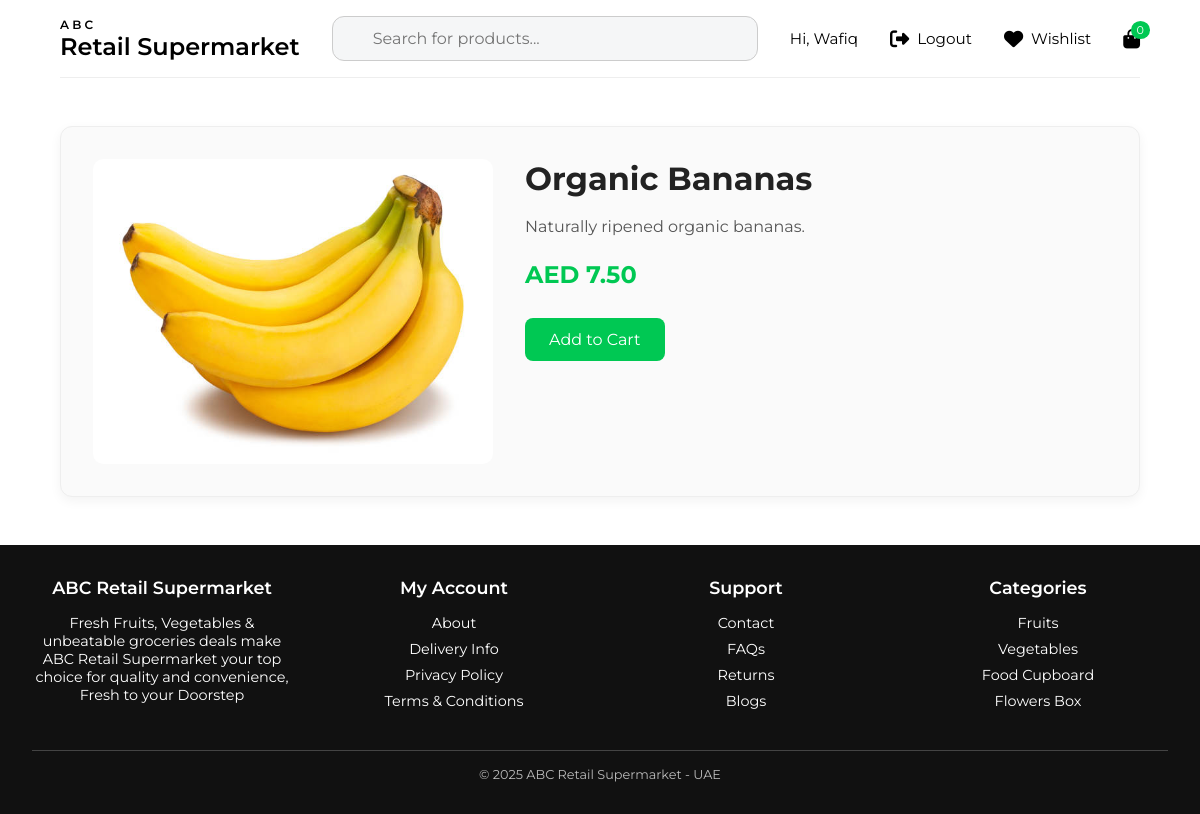
Screenshot of /product.php?id=2 (signed in) with the database file from the repository.
### tables this page shows
CREATE TABLE `products` (
  `id` int(11) NOT NULL,
  `name` varchar(255) NOT NULL,
  `description` text DEFAULT NULL,
  `price` decimal(10,2) NOT NULL,
  `image` varchar(255) NOT NULL,
  `category` varchar(50) NOT NULL,
  `category_id` int(11) NOT NULL
);

### php/functions.php (called while the page is built, shortened)
<?php
function isLoggedIn() {
  return isset($_SESSION['user_id']);
}
function cartItemCount() {
  if (!isset($_SESSION['cart'])) return 0;
  return array_sum($_SESSION['cart']);
}
?>

### product.php (the view, shortened to what this page needs)
<?php
include 'php/db.php';
include 'php/functions.php';
$id = intval($_GET['id']);
$stmt = $pdo->prepare('SELECT * FROM products WHERE id = ?');
$stmt->execute([$id]);
$product = $stmt->fetch();
?>
<!DOCTYPE html>
<html lang="en">
<head>
<link rel="stylesheet" href="css/styles.css" />
  <link rel="stylesheet" href="https://cdnjs.cloudflare.com/ajax/libs/font-awesome/6.4.0/css/all.min.css" />
</head>
<body>
<header class="container">
  <div class="logo">
    <span>ABC</span>
    <a href="index.php">Retail Supermarket</a>
  </div>
  <div class="search-bar" style="position: relative; flex-grow: 1; margin: 0 2rem;">
    <form id="search-form" action="search.php" method="GET" style="width: 100%;" autocomplete="off">
      <input type="text" id="search-input" name="query" placeholder="Search for products..." required />
    </form>
  </div>
  <div class="header-icons">
    <?php if (!isLoggedIn()): ?>
      <a href="login.php"><i class="fas fa-user"></i> Sign In</a>
    <?php else: ?>
      <span>Hi, <?php echo htmlspecialchars($_SESSION['username']); ?></span>
      <a href="logout.php"><i class="fas fa-sign-out-alt"></i> Logout</a>
    <?php endif; ?>
    <a href="wishlist.php"><i class="fas fa-heart"></i> Wishlist</a>
    <a href="cart.php" class="cart-icon">
      <i class="fas fa-shopping-bag"></i>
      <span class="cart-badge"><?php echo cartItemCount(); ?></span>
    </a>
  </div>
</header>
<main class="container">
  <div class="product-detail">
    <img src="images/<?php echo htmlspecialchars($product['image']); ?>" alt="<?php echo htmlspecialchars($product['name']); ?>" />
    <div>
      <h2><?php echo htmlspecialchars($product['name']); ?></h2>
      <p><?php echo nl2br(htmlspecialchars($product['description'])); ?></p>
      <p class="price">AED <?php echo number_format($product['price'], 2); ?></p>
      <form class="add-to-cart-form">
  <button type="submit" name="add_to_cart">Add to Cart</button>
</form>
    </div>
  </div>
</main>
<footer>
  <div class="footer-container">
    <div class="footer-column">
      <h4>ABC Retail Supermarket</h4>
      <p>Fresh Fruits, Vegetables & unbeatable groceries deals make ABC Retail Supermarket your top choice for quality and convenience, Fresh to your Doorstep</p>
    </div>
    <div class="footer-column">
      <h4>My Account</h4>
      <ul>
        <li><a href="#">About</a></li>
        <li><a href="#">Delivery Info</a></li>
        <li><a href="#">Privacy Policy</a></li>
        <li><a href="#">Terms & Conditions</a></li>
      </ul>
    </div>
    <div class="footer-column">
      <h4>Support</h4>
      <ul>
        <li><a href="#">Contact</a></li>
        <li><a href="#">FAQs</a></li>
        <li><a href="#">Returns</a></li>
        <li><a href="#">Blogs</a></li>
      </ul>
    </div>
    <div class="footer-column">
      <h4>Categories</h4>
      <ul>
        <li><a href="#">Fruits</a></li>
        <li><a href="#">Vegetables</a></li>
        <li><a href="#">Food Cupboard</a></li>
        <li><a href="#">Flowers Box</a></li>
      </ul>
    </div>
  </div>
  <div class="footer-bottom">
    <p>&copy; 2025 ABC Retail Supermarket - UAE</strong></p>
  </div>
</footer>
</body>
</html>

### css/styles.css (style rules this page uses)
* { box-sizing: border-box; margin: 0; padding: 0; font-family: 'Montserrat', sans-serif; }
body { background-color: #fff; color: #4a4a4a; min-height: 100vh; display: flex; flex-direction: column; }
.container { width: 90%; max-width: 1200px; margin: auto; }
header { background: #244126; color: white; padding: 1rem 2rem; display: flex; justify-content: space-between; align-items: center; }
footer { background: #244126; color: white; text-align: center; padding: 1rem 2rem; margin-top: auto; font-size: 0.9rem; }

### product.php (style rules this page uses)
* { box-sizing: border-box; margin: 0; padding: 0; font-family: 'Montserrat', sans-serif; }
body { background-color: #fff; color: #4a4a4a; min-height: 100vh; display: flex; flex-direction: column; }
.container { width: 90%; max-width: 1400px; margin: auto; }
.product-detail { display: flex; flex-wrap: wrap; gap: 2rem; margin: 3rem auto; align-items: flex-start; border: 1px solid #eee; border-radius: 12px; padding: 2rem; background-color: #fafafa; box-shadow: 0 4px 12px rgba(0, 0, 0, 0.05); }
.product-detail img { width: 100%; max-width: 400px; border-radius: 10px; object-fit: cover; flex: 1 1 350px; background: #fff; }
.product-detail > div { flex: 1 1 400px; }
.product-detail h2 { font-size: 2rem; margin-bottom: 1rem; color: #222; }
.product-detail p { line-height: 1.6; margin-bottom: 1rem; color: #555; }
.product-detail .price { font-size: 1.5rem; color: #00c853; font-weight: bold; margin-bottom: 1.5rem; }
.product-detail form button { padding: 0.75rem 1.5rem; font-size: 1rem; background-color: #00c853; color: white; border: none; border-radius: 8px; cursor: pointer; transition: background-color 0.3s ease; }
header { background: #fff; color: #000; padding: 1rem 0; display: flex; align-items: center; justify-content: space-between; border-bottom: 1px solid #eee; }
.logo { font-weight: 600; text-align: left; }
.logo span { display: block; font-size: 0.75rem; letter-spacing: 0.2rem; }
.logo a { text-decoration: none; color: #000; font-size: 1.5rem; }
.search-bar { flex-grow: 1; margin: 0 2rem; display: flex; align-items: center; }
.search-bar input { width: 100%; padding: 0.75rem 1rem 0.75rem 2.5rem; border-radius: 12px; border: 1px solid #ccc; background-color: #f5f6f7; font-size: 1rem; background-image: url('https://cdn-icons-png.flaticon.com/512/622/622669.png'); background-size: 16px; background-repeat: no-repeat; background-position: 10px center; }
.header-icons { display: flex; align-items: center; gap: 2rem; font-size: 0.95rem; }
.header-icons a { color: #000; text-decoration: none; display: flex; align-items: center; gap: 0.5rem; }
.header-icons a i { font-size: 1.2rem; }
.cart-icon { position: relative; }
.cart-badge { position: absolute; top: -8px; right: -10px; background: #00c853; color: white; border-radius: 50%; font-size: 0.7rem; padding: 2px 6px; }
footer { background: #111; color: #fff; font-size: 0.9rem; padding: 2rem; margin-top: auto; }
footer .footer-container { display: flex; flex-wrap: wrap; justify-content: space-between; gap: 2rem; max-width: 1400px; margin: auto; }
footer .footer-column { flex: 1 1 200px; }
footer .footer-column h4 { margin-bottom: 1rem; font-size: 1.1rem; font-weight: 600; }
footer .footer-column ul { list-style: none; }
footer .footer-column ul li { margin-bottom: 0.5rem; }
footer .footer-column ul li a { color: #fff; text-decoration: none; }
.footer-bottom { text-align: center; margin-top: 2rem; border-top: 1px solid #444; padding-top: 1rem; font-size: 0.8rem; color: #bbb; }

### rows the page displays
products: image (picture), name "Organic Bananas", description "Naturally ripened organic bananas.", price "7.50"

### other values shown
$_SESSION['username'] "Wafiq"
cartItemCount() "0"
